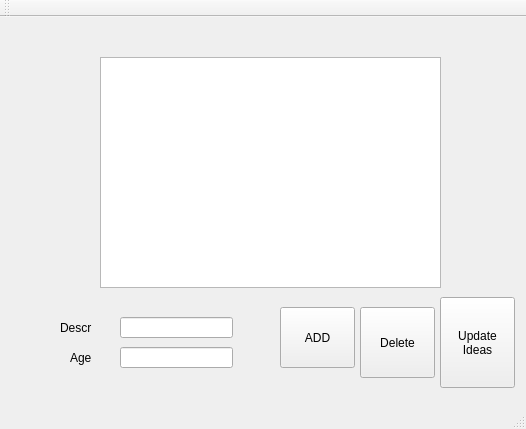
<?xml version="1.0" encoding="UTF-8"?>
<ui version="4.0">
 <class>screen_writingClass</class>
 <widget class="QMainWindow" name="screen_writingClass">
  <property name="geometry">
   <rect>
    <x>0</x>
    <y>0</y>
    <width>526</width>
    <height>429</height>
   </rect>
  </property>
  <property name="windowTitle">
   <string>screen_writing</string>
  </property>
  <widget class="QWidget" name="centralWidget">
   <widget class="QLabel" name="label_Name">
    <property name="geometry">
     <rect>
      <x>190</x>
      <y>20</y>
      <width>151</width>
      <height>21</height>
     </rect>
    </property>
    <property name="text">
     <string/>
    </property>
   </widget>
   <widget class="QLineEdit" name="lineEdit_descr">
    <property name="geometry">
     <rect>
      <x>120</x>
      <y>300</y>
      <width>113</width>
      <height>21</height>
     </rect>
    </property>
   </widget>
   <widget class="QLineEdit" name="lineEdit_act">
    <property name="geometry">
     <rect>
      <x>120</x>
      <y>330</y>
      <width>113</width>
      <height>21</height>
     </rect>
    </property>
   </widget>
   <widget class="QLabel" name="label_Name_2">
    <property name="geometry">
     <rect>
      <x>60</x>
      <y>300</y>
      <width>41</width>
      <height>21</height>
     </rect>
    </property>
    <property name="text">
     <string>Descr</string>
    </property>
   </widget>
   <widget class="QLabel" name="label_Name_3">
    <property name="geometry">
     <rect>
      <x>70</x>
      <y>330</y>
      <width>31</width>
      <height>21</height>
     </rect>
    </property>
    <property name="text">
     <string>Age</string>
    </property>
   </widget>
   <widget class="QPushButton" name="pushButton">
    <property name="geometry">
     <rect>
      <x>280</x>
      <y>290</y>
      <width>75</width>
      <height>61</height>
     </rect>
    </property>
    <property name="text">
     <string>ADD</string>
    </property>
   </widget>
   <widget class="QListView" name="listView">
    <property name="geometry">
     <rect>
      <x>100</x>
      <y>40</y>
      <width>341</width>
      <height>231</height>
     </rect>
    </property>
   </widget>
   <widget class="QPushButton" name="pushButton_2">
    <property name="geometry">
     <rect>
      <x>360</x>
      <y>290</y>
      <width>75</width>
      <height>71</height>
     </rect>
    </property>
    <property name="text">
     <string>Delete</string>
    </property>
   </widget>
   <widget class="QPushButton" name="pushButton_3">
    <property name="geometry">
     <rect>
      <x>440</x>
      <y>280</y>
      <width>75</width>
      <height>91</height>
     </rect>
    </property>
    <property name="text">
     <string>Update
Ideas</string>
    </property>
   </widget>
  </widget>
  <widget class="QMenuBar" name="menuBar">
   <property name="geometry">
    <rect>
     <x>0</x>
     <y>0</y>
     <width>526</width>
     <height>22</height>
    </rect>
   </property>
  </widget>
  <widget class="QToolBar" name="mainToolBar">
   <attribute name="toolBarArea">
    <enum>TopToolBarArea</enum>
   </attribute>
   <attribute name="toolBarBreak">
    <bool>false</bool>
   </attribute>
  </widget>
  <widget class="QStatusBar" name="statusBar"/>
 </widget>
 <layoutdefault spacing="6" margin="11"/>
 <resources>
  <include location="screen_writing.qrc"/>
 </resources>
 <connections>
  <connection>
   <sender>pushButton</sender>
   <signal>clicked()</signal>
   <receiver>screen_writingClass</receiver>
   <slot>addButton()</slot>
   <hints>
    <hint type="sourcelabel">
     <x>338</x>
     <y>355</y>
    </hint>
    <hint type="destinationlabel">
     <x>443</x>
     <y>343</y>
    </hint>
   </hints>
  </connection>
  <connection>
   <sender>pushButton_2</sender>
   <signal>clicked()</signal>
   <receiver>screen_writingClass</receiver>
   <slot>deleteButton()</slot>
   <hints>
    <hint type="sourcelabel">
     <x>403</x>
     <y>367</y>
    </hint>
    <hint type="destinationlabel">
     <x>489</x>
     <y>375</y>
    </hint>
   </hints>
  </connection>
  <connection>
   <sender>pushButton_3</sender>
   <signal>clicked()</signal>
   <receiver>screen_writingClass</receiver>
   <slot>updateButton()</slot>
   <hints>
    <hint type="sourcelabel">
     <x>462</x>
     <y>387</y>
    </hint>
    <hint type="destinationlabel">
     <x>497</x>
     <y>214</y>
    </hint>
   </hints>
  </connection>
 </connections>
 <slots>
  <slot>addButton()</slot>
  <slot>deleteButton()</slot>
  <slot>updateButton()</slot>
 </slots>
</ui>
